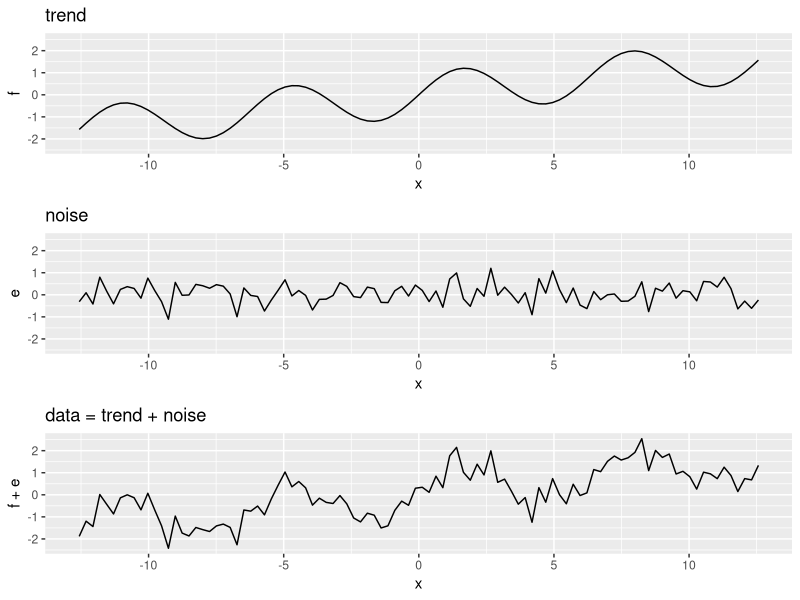

This chart was generated by the following R code: (Note: this script raises an error after producing the figure.)
## ---- chunk 1
img_path <- "img"
## ---- chunk 2
library(tidyverse)
set.seed(1)
n <- 100
x <- seq(-pi*4, pi*4, len = n)
tmp <- data.frame(x = x , f = sin(x) + x/8, e = rnorm(n, 0, 0.5)) 
p1 <- qplot(x, f, main = "trend", ylim = range(tmp$f + tmp$e), data = tmp, geom = "line")
p2 <- qplot(x, e, main = "noise", ylim = range(tmp$f + tmp$e), data = tmp, geom = "line")
p3 <- qplot(x, f + e, main = "data = trend + noise", ylim = range(tmp$f + tmp$e), data = tmp, geom = "line")
gridExtra::grid.arrange(p1, p2, p3)
## ---- chunk 3
library(dslabs)
if (!exists("mnist")) mnist <- read_mnist()
is <- mnist_27$index_train[c(which.min(mnist_27$train$x_1), which.max(mnist_27$train$x_1))]
titles <- c("smallest","largest")
tmp <- lapply(1:2, function(i){
    expand.grid(Row = 1:28, Column = 1:28) |>  
      mutate(label = titles[i],  
             value = mnist$train$images[is[i],])
})
tmp <- Reduce(rbind, tmp)
p1 <- tmp |> ggplot(aes(Row, Column, fill = value)) + 
  geom_raster(show.legend = FALSE) + 
  scale_y_reverse() +
  scale_fill_gradient(low = "white", high = "black") +
  facet_grid(.~label) + 
  geom_vline(xintercept = 14.5) +
  geom_hline(yintercept = 14.5) +
  ggtitle("Largest and smallest x_1")

    
is <- mnist_27$index_train[c(which.min(mnist_27$train$x_2), which.max(mnist_27$train$x_2))]
titles <- c("smallest","largest")
tmp <- lapply(1:2, function(i){
    expand.grid(Row = 1:28, Column = 1:28) |>  
      mutate(label = titles[i],  
             value = mnist$train$images[is[i],])
})
tmp <- Reduce(rbind, tmp)
p2 <- tmp |> ggplot(aes(Row, Column, fill = value)) + 
    geom_raster(show.legend = FALSE) + 
    scale_y_reverse() +
    scale_fill_gradient(low = "white", high = "black") +
    facet_grid(.~label) + 
    geom_vline(xintercept = 14.5) +
    geom_hline(yintercept = 14.5) +
  ggtitle("Largest and smallest x_2")
gridExtra::grid.arrange(p1, p2, ncol = 2)
## ---- chunk 4
library(caret)
library(dslabs)
mnist_27$train |> ggplot(aes(x_1, x_2, color = y)) + geom_point()
## ---- chunk 5
mnist_27$true_p |> 
  ggplot(aes(x_1, x_2, z = p)) +
  geom_raster(aes(fill = p)) +
  scale_fill_gradientn(colors = c("#F8766D", "white", "#00BFC4")) +
  stat_contour(breaks = c(0.5), color = "black")
## ---- chunk 6
fit <- glm(y ~ x_1 + x_2, data = mnist_27$train, family = binomial)
p_hat <- predict(fit, newdata = mnist_27$test, type = "response")
y_hat <- factor(ifelse(p_hat > 0.5, 7, 2))
## ---- chunk 7
p_hat <- predict(fit, newdata = mnist_27$true_p, type = "response")
mnist_27$true_p |> mutate(p_hat = p_hat) |>
  ggplot(aes(x_1, x_2,  z = p_hat)) +
  geom_raster(aes(fill = p_hat)) +
  scale_fill_gradientn(colors = c("#F8766D","white","#00BFC4")) +
  stat_contour(breaks = c(0.5), color = "black") 
## ---- chunk 8
polls_2008 |> ggplot(aes(day, margin)) + geom_point()
## ---- chunk 9
resid <- ifelse(lm(margin~day, data = polls_2008)$resid > 0, "+", "-")
polls_2008 |> 
  mutate(resid = resid) |> 
  ggplot(aes(day, margin)) + 
  geom_smooth(method = "lm", formula = y ~ x, se = FALSE, color = "black") +
  geom_point(aes(color = resid), show.legend = FALSE)
## ---- chunk 10
span <- 3.5
tmp <- polls_2008 |>
  crossing(center = polls_2008$day) |>
  mutate(dist = abs(day - center)) |>
  filter(dist <= span) 

tmp |> filter(center %in% c(-125, -55)) |>
  ggplot(aes(day, margin)) +   
  geom_point(data = polls_2008, size = 3, alpha = 0.5, color = "grey") +
  geom_point(size = 2) +    
  geom_smooth(aes(group = center), 
              method = "lm", formula = y ~ 1, se = FALSE) +
  facet_wrap(~center)
## ---- chunk 11
library(gganimate)
span <- 7
fit <- with(polls_2008, ksmooth(day, margin, kernel = "box", x.points = day, bandwidth = span))
bin_fit <- data.frame(x = fit$x, .fitted = fit$y)
  
if (!file.exists(file.path(img_path, "binsmoother-animation.gif"))) {
  p <- tmp |> 
    ggplot() +
    geom_smooth(aes(day, margin, group = center, frame = center), method = "lm", formula = y ~ 1, se = FALSE) +
    geom_point(aes(day, margin), data = polls_2008, size = 3, alpha = .5, color = "grey") +
    geom_point(aes(day, margin, frame = center)) +
    geom_line(aes(x = x, y = .fitted, frame = x, cumulative = TRUE), data = bin_fit, color = "red") + 
    ggtitle("x0 = ")

  gganimate(p, filename = file.path(img_path,"binsmoother-animation.gif"), interval = .1)
}
if (knitr::is_html_output()) {
  knitr::include_graphics(file.path(img_path,"binsmoother-animation.gif"))
} else{
  centers <- quantile(tmp$center, seq(1,6)/6)
  tmp_bin_fit <- crossing(center = centers, bin_fit) |>
    group_by(center) |>
    filter(x <= center) |>
    ungroup()
        
  tmp |> filter(center %in% centers) |>
    ggplot() +
    geom_smooth(aes(day, margin), method = "lm", formula = y ~ 1, se = FALSE) +
    geom_point(aes(day, margin), data = polls_2008, size = 3, alpha = .5, color = "grey") +
    geom_point(aes(day, margin)) +
    geom_line(aes(x = x, y = .fitted), data = tmp_bin_fit, color = "red") + 
    ggtitle("x0 = ") +
    facet_wrap(~center, nrow = 2)
}
## ---- chunk 12
fit <- with(polls_2008, ksmooth(day, margin, kernel = "box", bandwidth = 7))
## ---- chunk 13
#| echo: false
polls_2008 |> mutate(fit = fit$y) |>
  ggplot(aes(x = day)) +
  geom_point(aes(y = margin), size = 3, alpha = .5, color = "grey") + 
  geom_line(aes(y = fit), color = "red")
## ---- chunk 14
x_0 <- -125

x <- seq(floor(min(polls_2008$day)), ceiling(max(polls_2008$day)), by =.01)
tmp <- rbind(data.frame(x, w_0 = ksmooth(x, 1*(x == x_0), kernel = "box", bandwidth = span)$y, kernel = "box"),
      data.frame(x, w_0 = ksmooth(x, 1*(x == x_0), kernel = "normal", bandwidth = span)$y, kernel = "normal"))

tmp |> ggplot(aes(x, w_0)) + geom_line() + 
  facet_wrap(~kernel, nrow = 2) +
  labs(x = "x_i", y = "w_0(x_i)") +
  theme(axis.text.y = element_blank(), axis.ticks.y = element_blank())
## ---- chunk 15
fit <- with(polls_2008, ksmooth(day, margin, kernel = "normal", bandwidth = 7))
## ---- chunk 16
#| echo: false
polls_2008 |> mutate(smooth = fit$y) |>
  ggplot(aes(day, margin)) +
  geom_point(size = 3, alpha = .5, color = "grey") + 
  geom_line(aes(day, smooth), color = "red")
## ---- chunk 17
span <- 21/diff(range(polls_2008$day))

tmp <- polls_2008 |>
  crossing(center = polls_2008$day) |>
  mutate(dist = abs(day - center)) |>
  filter(rank(dist) / n() <= span) |>
  mutate(weight = (1 - (dist / max(dist)) ^ 3) ^ 3)

tmp |> 
  filter(center %in% c(-125, -55)) |>
  ggplot(aes(day, margin)) +   
  scale_size(range = c(0, 3)) +
  geom_smooth(aes(group = center, weight = weight), 
              method = "lm", formula = y ~ x, se = FALSE) +
  geom_point(data = polls_2008, size = 3, alpha = .5, color = "grey") +
  geom_point(aes(size = weight)) +
  facet_wrap(~center)
## ---- chunk 18
library(broom)
fit <- loess(margin ~ day, degree = 1, span = span, data = polls_2008)
loess_fit <- augment(fit)

if (!file.exists(file.path(img_path, "loess-animation.gif"))) {
  p <- ggplot(tmp, aes(day, margin)) +
    scale_size(range = c(0, 3)) +
    geom_smooth(aes(group = center, frame = center, weight = weight), method = "lm", formula = y ~ x, se = FALSE) +
    geom_point(data = polls_2008, size = 3, alpha = .5, color = "grey") +
    geom_point(aes(size = weight, frame = center)) +
    geom_line(aes(x = day, y = .fitted, frame = day, cumulative = TRUE), 
              data = loess_fit, color = "red")

  gganimate(p, filename = file.path(img_path, "loess-animation.gif"), interval = .1)
}
if (knitr::is_html_output()) {
  knitr::include_graphics(file.path(img_path,"loess-animation.gif"))
} else{
  centers <- quantile(tmp$center, seq(1,6)/6)
  tmp_loess_fit <- crossing(center = centers, loess_fit) |>
    group_by(center) |>
    filter(day <= center) |>
    ungroup()
        
  tmp |> filter(center %in% centers) |>
    ggplot() +
    geom_smooth(aes(day, margin), method = "lm", formula = y ~ x, se = FALSE) +
    geom_point(aes(day, margin, size = weight), data = polls_2008, size = 3, alpha = .5, color = "grey") +
    geom_point(aes(day, margin)) +
    geom_line(aes(x = day, y = .fitted), data = tmp_loess_fit, color = "red") +
    facet_wrap(~center, nrow = 2)
}
## ---- chunk 19
total_days <- diff(range(polls_2008$day))
span <- 21/total_days
fit <- loess(margin ~ day, degree = 1, span = span, data = polls_2008)
## ---- chunk 20
#| echo: false
polls_2008 |> mutate(smooth = fit$fitted) |>
  ggplot(aes(day, margin)) +
  geom_point(size = 3, alpha = .5, color = "grey") +
  geom_line(aes(day, smooth), color = "red")
## ---- chunk 21
spans <- c(.66, 0.25, 0.15, 0.10)

fits <- tibble(span = spans) |> 
  group_by(span) |> 
  do(broom::augment(loess(margin ~ day, degree = 1, span = .$span, data = polls_2008)))

tmp <- fits |>
  crossing(center = polls_2008$day) |>
  mutate(dist = abs(day - center)) |>
  filter(rank(dist) / n() <= span) |>
  mutate(weight = (1 - (dist / max(dist)) ^ 3) ^ 3)

if (!file.exists(file.path(img_path, "loess-multi-span-animation.gif"))) {
  p <- ggplot(tmp, aes(day, margin)) +
    scale_size(range = c(0, 2)) +
    geom_smooth(aes(group = center, frame = center, weight = weight), method = "lm", formula = y ~ x, se = FALSE) +
    geom_point(data = polls_2008, size = 2, alpha = .5, color = "grey") +
    geom_line(aes(x = day, y = .fitted, frame = day, cumulative = TRUE), 
              data = fits, color = "red") +
    geom_point(aes(size = weight, frame = center)) +
    facet_wrap(~span)
  
  gganimate(p, filename = file.path(img_path, "loess-multi-span-animation.gif"), interval = .1)
}
if (knitr::is_html_output()) {
  knitr::include_graphics(file.path(img_path,"loess-multi-span-animation.gif"))
} else{
  centers <- quantile(tmp$center, seq(1,3)/3)
  tmp_fits <- crossing(center = centers, fits) |>
    group_by(center) |>
    filter(day <= center) |>
    ungroup()
        
  tmp |> filter(center %in% centers) |>
    ggplot() +
    geom_smooth(aes(day, margin), method = "lm", formula = y ~ x, se = FALSE) +
    geom_point(aes(day, margin, size = weight), data = polls_2008, size = 3, alpha = .5, color = "grey") +
    geom_point(aes(day, margin)) +
    geom_line(aes(x = day, y = .fitted), data = tmp_fits, color = "red") +
    facet_grid(span ~ center)
}
## ---- chunk 22
tmp |> ggplot(aes(day, margin)) +
  geom_point(size = 2, alpha = .5, color = "grey") +
  geom_line(aes(day, .fitted), data = fits, color = "red") +
  facet_wrap(~span)
## ---- chunk 23
x_0 <- -125
span <- 21

x <- seq(floor(min(polls_2008$day)), ceiling(max(polls_2008$day)), by =.01)
tmp <- rbind(data.frame(x, w_0 = ksmooth(x, 1*(x == x_0), kernel = "normal", bandwidth = span)$y, kernel = "normal"),
      data.frame(x, w_0 = (1 - (abs(x - x_0)/21)^3)^3*(abs(x - x_0) <= 21), kernel = "tri-weight")) |>
  group_by(kernel) |> mutate(w_0 = w_0/sum(w_0)) |> ungroup()


tmp |> ggplot(aes(x, w_0)) + geom_line() + 
  facet_wrap(~kernel, nrow = 2) +
  labs(x = "x_i", y = "w_0(x_i)") +
  theme(axis.text.y = element_blank(), axis.ticks.y = element_blank())
## ---- chunk 24
#| echo: false
total_days <- diff(range(polls_2008$day))
span <- 28/total_days
fit_1 <- loess(margin ~ day, degree = 1, span = span, data = polls_2008)
fit_2 <- loess(margin ~ day, span = span, data = polls_2008)

polls_2008 |> mutate(smooth_1 = fit_1$fitted, smooth_2 = fit_2$fitted) |>
  ggplot(aes(day, margin)) +
  geom_point(size = 3, alpha = .5, color = "grey") +
  geom_line(aes(day, smooth_1), color = "red", lty = 2) +
  geom_line(aes(day, smooth_2), color = "orange", lty = 1) 
## ---- chunk 25
polls_2008 |> ggplot(aes(day, margin)) + geom_point() + 
  geom_smooth(method = loess, formula = y ~ x)
## ---- chunk 26
polls_2008 |> ggplot(aes(day, margin)) + geom_point() + 
  geom_smooth(method = loess, formula = y ~ x, 
    method.args = list(span = 0.15, degree = 1))
